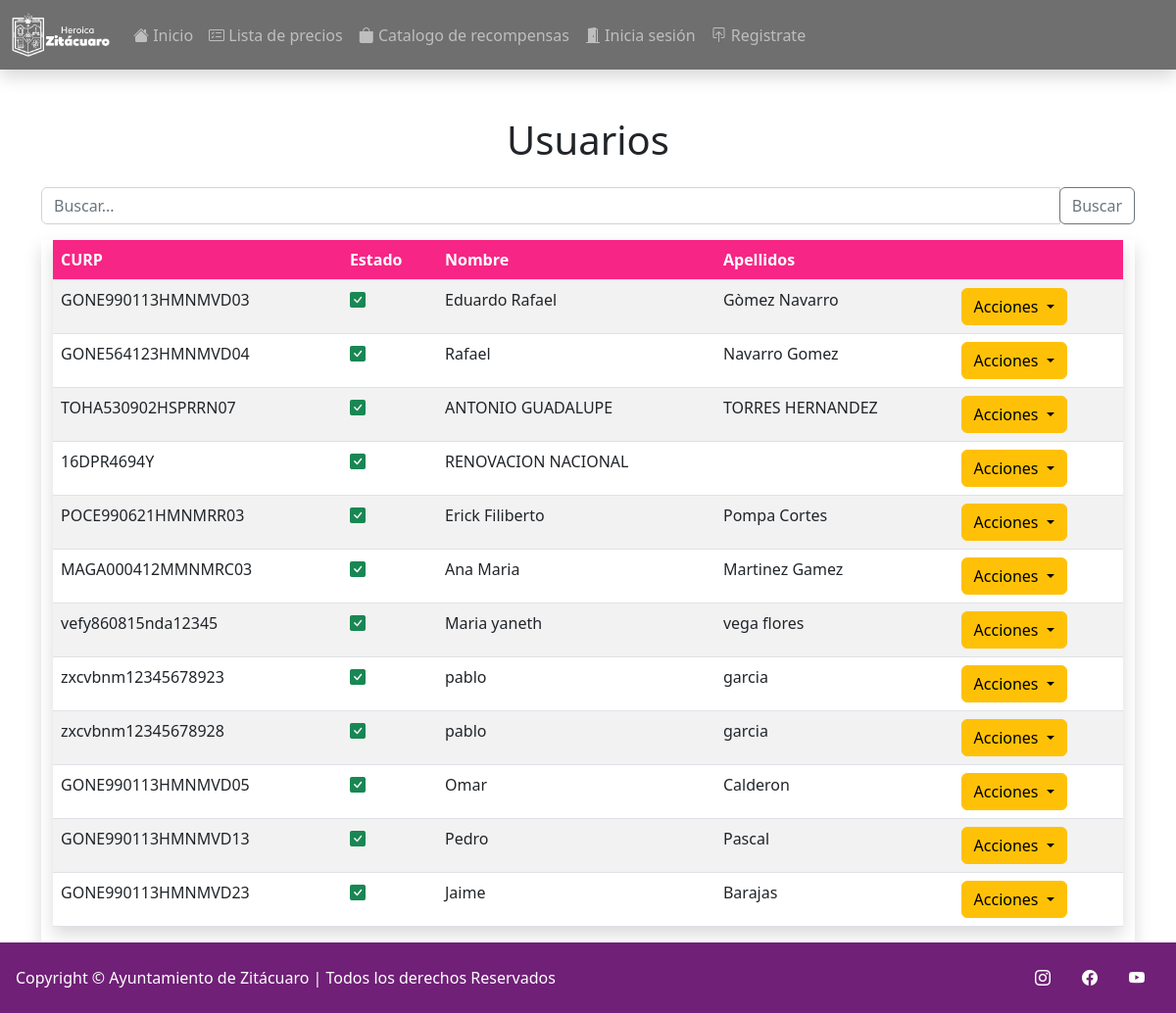
/usuarios/, run on an earlier commit of the app's database.
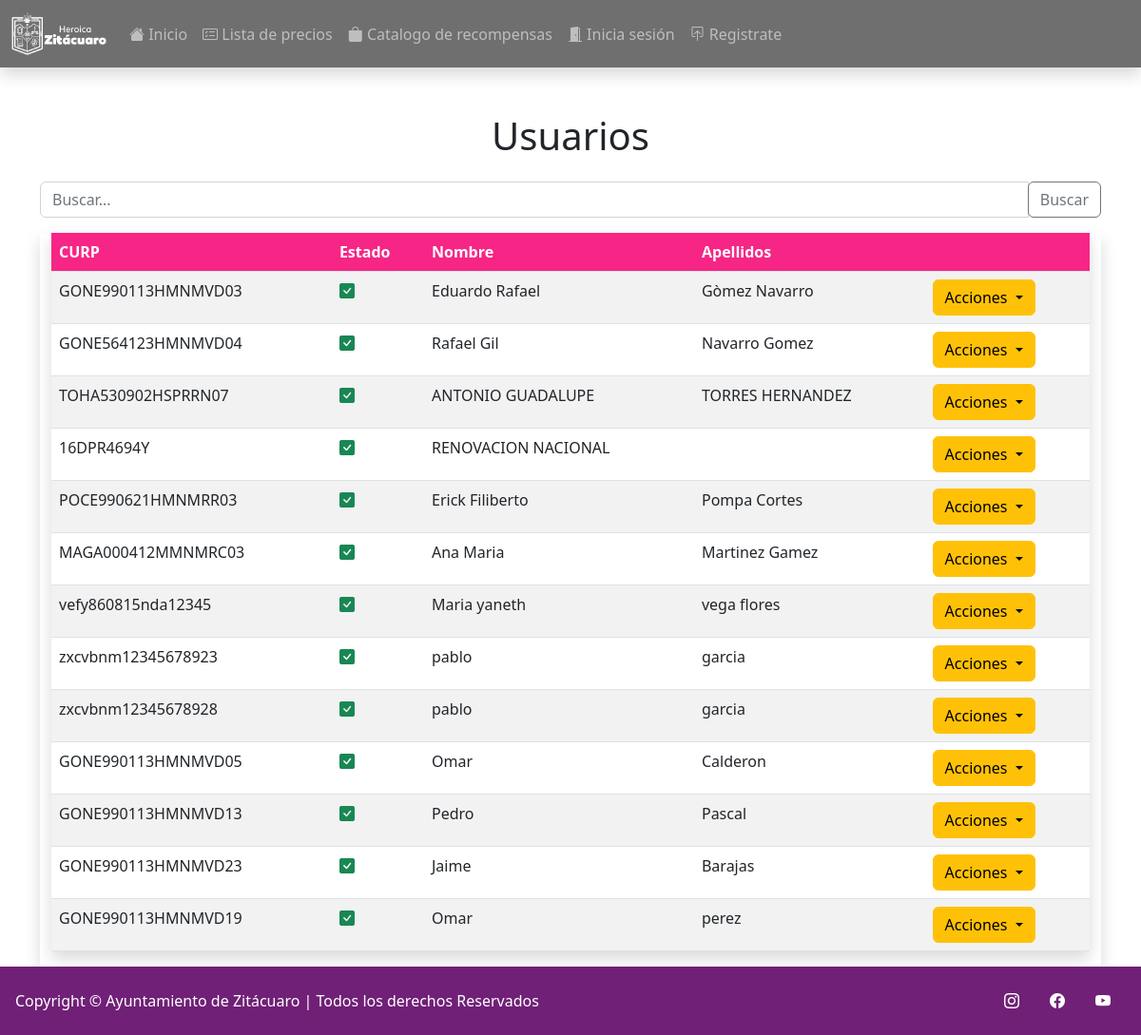
And on a later commit of the database.
### reciclaje/models.py (models this page shows)
class User(AbstractUser):
    username = None
    Normal = 'Normal'
    ter_edad = 'Tercera Edad'
    Embarazadas = 'Embarazadas'
    Tipos =[
        (Normal, 'Normal'),
        (ter_edad, 'Tercera Edad'),
        (Embarazadas, 'Embarazadas')
    ]
    CURP = models.CharField(unique=True,  max_length = 18)
    fechaNacimiento = models.DateField(null = True, blank = True)
    puntos = models.IntegerField(blank = True, null = True, default=0)
    pic = models.ImageField(default='unknown.jpg')
    tipo = models.CharField(choices=Tipos, default=Normal, max_length=12)
    REQUIRED_FIELDS = []
    USERNAME_FIELD = 'CURP'
    class Meta:
        permissions = (("admin", "Funciones admin"),("recolector", "Funciones recolector"),("canjeador", "Funciones canjeador"))

### reciclaje/views.py (the view, shortened to what this page needs)
# urls.py: path('usuarios/', UsuarioList.as_view(template_name = "reciclaje/UsuarioList.html"), name='leerUsuarios'),
class UsuarioList(ListView ):
    model = User
    context_object_name = 'usuario'
    paginate_by = 35
    def get_context_data(self, **kwargs):
        context = super().get_context_data(**kwargs)
        queryset = self.request.GET.get("buscar")
        Trabajadores = Trabajador.objects.all()
        lista_trabajador = []
        for trabajador in Trabajadores:
            lista_trabajador.append(str(trabajador.trbajador))
        context['lista_trabajadores'] = lista_trabajador
        context['trabajador'] = Trabajadores
        return context

### reciclaje/templates/reciclaje/UsuarioList.html (shortened to what this page needs)
{% extends 'reciclaje/base.html' %}
{% load bootstrap4 %}
{% block content %}
    <h1 class="my-4" style="text-align: center ;">
        Usuarios
    </h1>
    <form action=""  method="get" >
    <div class="input-group mb-3">
        <input type="search" class="form-control" placeholder="Buscar..." name="buscar">
        <div class="input-group-append">
          <button class="btn btn-outline-secondary" type="submit">Buscar</button>
        </div>
      </div>
    </form>
    <div class="container shadow" style="overflow-x: scroll;">
    <div class="col-12">
    <table class="table table-striped  shadow " >
        <thead>
            <tr style="background-color: #f72585 ;">
                <th style="color:white ;">CURP</th>
                <th style="color:white" >Estado</th>
                <th style="color:white">Nombre</th>
                <th style="color:white" >Apellidos</th>
                <th style="color:white"></th>
            </tr>
        </thead>
        <tbody>
            {% for usuario in object_list %}
            <tr>
                <td>{{ usuario.CURP }}</td>
                {% if usuario.is_active %}
                    <td><i class="bi bi-check-square-fill text-success"></i></td>
                {% else %}
                    <td><i class="bi bi-x-square-fill text-danger"></i></td>
                {% endif %}
                <td>{{ usuario.first_name }}</td>
                <td>{{ usuario.last_name }}</td>
                <td>
                    <form action="{% url 'eliminarUsuario' usuario.id %}" method="post">
                        <div class="btn-group" role="group">
                            <button id="btnGroupDrop1" type="button" class="btn btn-warning dropdown-toggle" data-toggle="dropdown" aria-haspopup="true" aria-expanded="false">
                                Acciones
                            </button>
                        </div>
                    </form>
                </td>
            </tr>
            {% endfor %}
        </tbody>
    </table>
</div>
</div>
    {% endblock %}

What changed in the data, as far as the page shows it:
changed User "GONE564123HMNMVD04": first_name "Rafael" → "Rafael Gil"
added User: CURP "GONE990113HMNMVD19", is_active True (drawn), first_name "Omar", last_name "perez"
